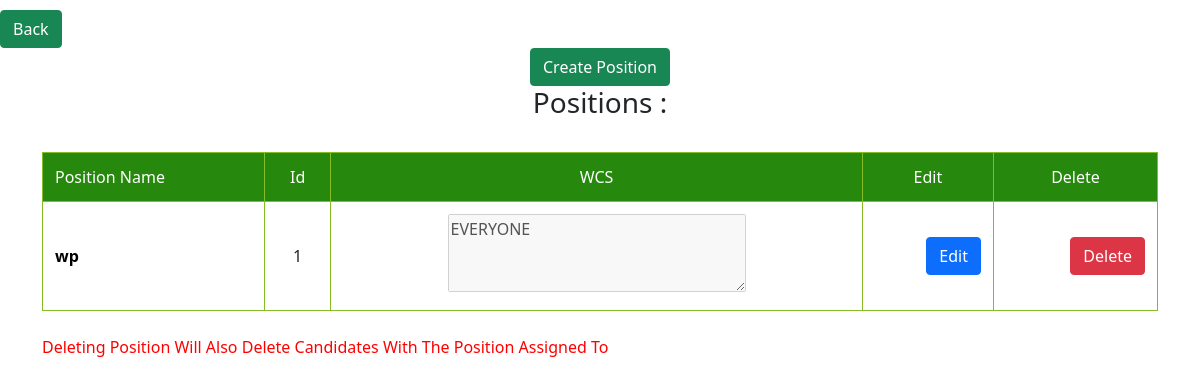
The app's page /admin/positions (signed in), older data.
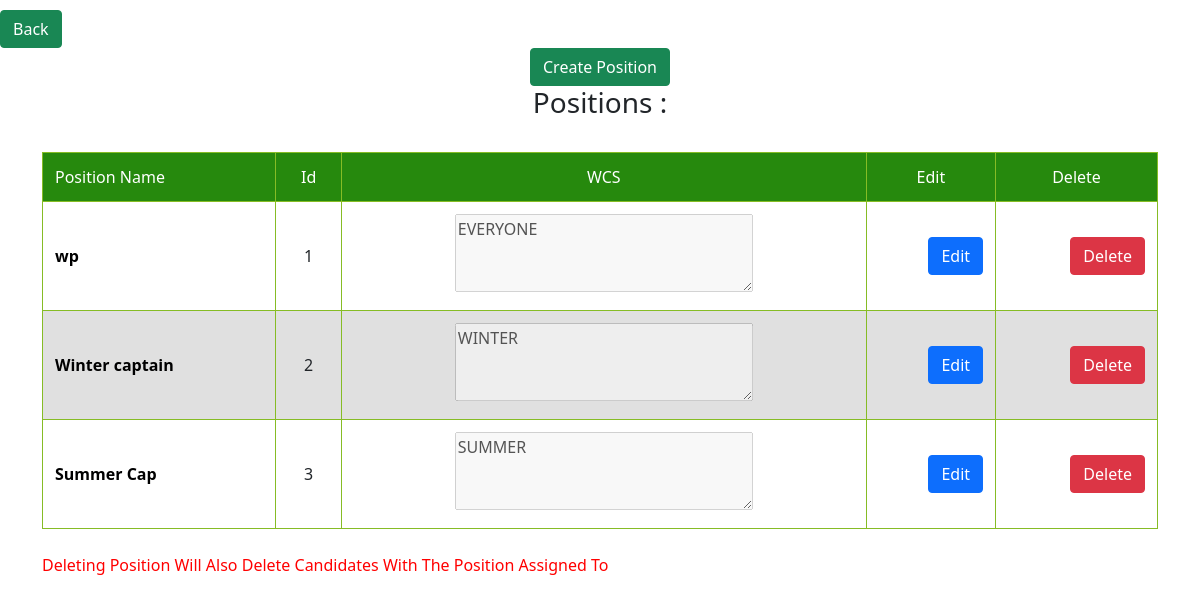
The same page, newer data.
### tables this page shows
CREATE TABLE positions (
	            id INTEGER PRIMARY KEY,
	            name TEXT NOT NULL,
	            wcs TEXT NOT NULL
                );

### main.py (the view)
@app.route('/admin/positions')
def positions():
    if not session.get("login"):
        return redirect("/admin/login")
    return render_template('positions.html', tm=conn.cursor().execute('SELECT * from positions').fetchall())

### templates/positions.html (shortened to what this page needs)
<!DOCTYPE html>
<html lang="en">
<head>
    <link rel="stylesheet" href="{{ url_for('static', filename='table.css')}}">
    <link rel="stylesheet" href="{{ url_for('static', filename='bootstrap.min.css') }}">
</head>
<body>
    <div class="buttonss" style="padding-top: 10px">
        <a href="../admin"><button type="button" class="btn btn-success">Back</button></a>
    </div>
    <center>
        <a href="positions/create"><button type="button" class="btn btn-success">Create Position</button></a>
        <h3>Positions :</h3>
    </center>
    <div class="container">
  <table class="responsive-table">
    <thead>
      <tr>
        <th scope="col">Position Name</th>
        <th scope="col">Id</th>
        <th scope="col">WCS</th>
        <th scope="col">Edit</th>
        <th scope="col">Delete</th>
      </tr>
    </thead>
    <tbody>
        {% for item in tm %}
      <tr>
        <th scope="row">{{item[1]}}</th>
        <td data-title="Id">{{item[0]}}</td>
        <td><textarea name="ew" id="ew" cols="30" rows="3" disabled>{{ item[2] }}</textarea></td>
        <td data-title="Edit" data-type="currency"><a href="positions/edit/{{item[0]}}"><button type="button" class="btn btn-primary" >Edit</button></a></td>
        <td data-title="Delete" data-type="currency"><a href="positions/delete/{{item[0]}}"><button type="button" class="btn btn-danger">Delete</button></a></td>
      </tr>
      {% endfor %}
    </tbody>
  </table>
  <p style="color: red;">Deleting Position Will Also Delete Candidates With The Position Assigned To</p>
</div>
</body>
</html>

Row changes from the older to the newer data that the page shows:
added positions: name "Winter captain", id "2", ew "WINTER"
added positions: name "Summer Cap", id "3", ew "SUMMER"
